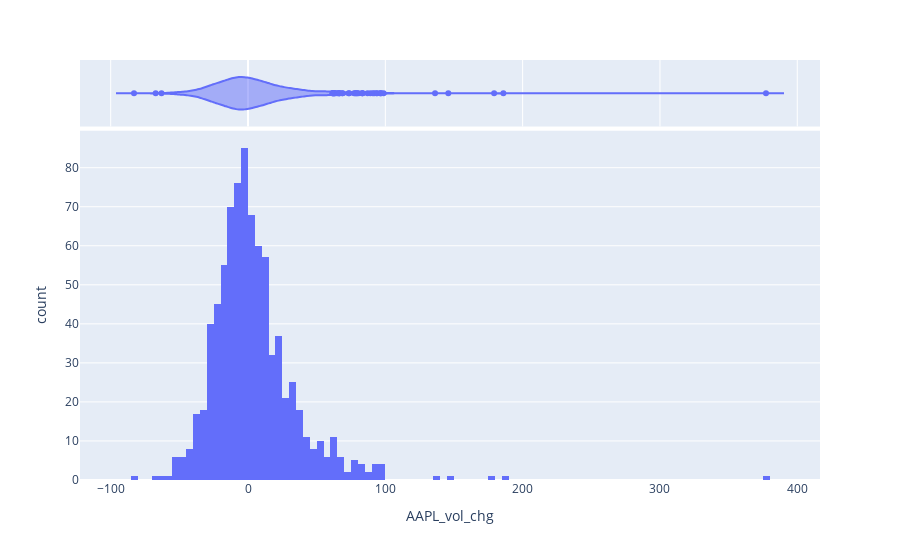

Notebook source saved alongside this figure:
### Code cell
## plotly
fig = px.histogram(stock_df, x='AAPL_vol_chg', marginal="violin",)
# fig = px.histogram(stock_df, x='AAPL_vol_chg', marginal="rug",)
fig.show()

### Figure 1 — Plotly figure (JSON) as saved in the notebook; plotly's stock layout.template omitted (floating-point values rounded to 4 significant figures; data arrays with more than 128 entries replaced by an {"elided": "..."} marker saying what was removed)
{"data": [{"alignmentgroup": "True", "bingroup": "x", "hovertemplate": "AAPL_vol_chg=%{x}<br>count=%{y}<extra></extra>", "legendgroup": "", "marker": {"color": "#636efa", "pattern": {"shape": ""}}, "name": "", "offsetgroup": "", "orientation": "v", "showlegend": false, "type": "histogram", "x": {"elided": "826 float values"}, "xaxis": "x", "yaxis": "y"}, {"alignmentgroup": "True", "hovertemplate": "AAPL_vol_chg=%{x}<extra></extra>", "legendgroup": "", "marker": {"color": "#636efa"}, "name": "", "offsetgroup": "", "scalegroup": "x", "showlegend": false, "type": "violin", "x": {"elided": "826 float values"}, "xaxis": "x2", "yaxis": "y2"}], "layout": {"barmode": "relative", "legend": {"tracegroupgap": 0}, "margin": {"t": 60}, "xaxis": {"anchor": "y", "domain": [0, 1], "title": {"text": "AAPL_vol_chg"}}, "xaxis2": {"anchor": "y2", "domain": [0, 1], "matches": "x", "showgrid": true, "showticklabels": false}, "yaxis": {"anchor": "x", "domain": [0, 0.8316], "title": {"text": "count"}}, "yaxis2": {"anchor": "x2", "domain": [0.8416, 1], "matches": "y2", "showgrid": false, "showline": false, "showticklabels": false, "ticks": ""}}}
